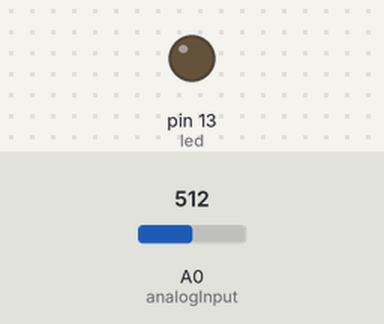
The sketch below on a simulated Arduino Uno, built for the host (arithmetic inside an expression is 32-bit, double 64-bit). Shown: output pins drawn as LEDs (lit = HIGH). The inputs (shaded band) are chosen by the test bench; at power-on: A0 (analogInput) = 512.

Above: at 0.1 s.
At 3.6 s:
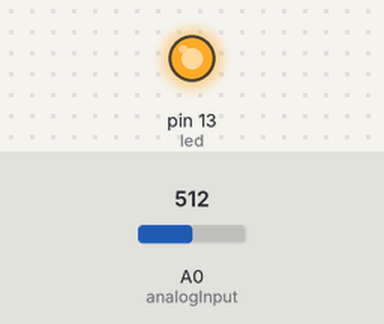
Timing chart, 0 to 8.2 s (numbered marks = the images above):
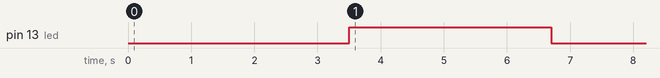

Measured:
- by itself, pin 13 (led): LOW → HIGH at 3.5 s, → LOW 3.2 s later

The sketch:

batman.ino
```cpp
#include <GSM.h>
#include <RunningMedian.h>
#include <LowPower.h>

#define GPRS_APN       "internet"
#define GPRS_LOGIN     ""
#define GPRS_PASSWORD  ""

// network
GSMClient client;
GPRS gprs;
GSM gsmAccess;
GSMModem modem;
int gsmStatus;
bool connected;

// batcave
char backend[] = "batman-test.aradolabs.com";
char backendApiPath[] = "/api/battery/testbattery/state";
int backendPort = 8080;
char batteryStateMessage[128];

// voltage measurement
int analogInput = A0;
float vout = 0.0;
float vin = 0.0;
float R1 = 30000.0;
float R2 = 7500.0;
int value = 0;
int centivolts = 0;
RunningMedian measurements = RunningMedian(7);

// device
int led = 13;
int sleepWait = 9999; // start sending/measuring immediately when arduino is powered on

void connectGSM()
{
  digitalWrite(3, HIGH); // battery save off

  while (gsmStatus != GPRS_READY)
  {
    gsmStatus = gsmAccess.begin();
    if (gsmStatus == GSM_READY) {
      gsmStatus = gprs.attachGPRS(GPRS_APN, GPRS_LOGIN, GPRS_PASSWORD);
      if (gsmStatus == CONNECTING) {
        // for some strange reason GPRS status can be connecting
        // even if already connected.
        gsmStatus = GPRS_READY;
      }
    }
    if (gsmStatus != GPRS_READY) {
      delay(1000);
    }
  } // connect loop
}

void shutdownGSM()
{
  gsmAccess.shutdown();
  digitalWrite(3, LOW); // battery save on
  gsmStatus = 0;
}

void measureVoltage()
{
  // read voltage 7 times and then take the median voltage
  measurements.clear();
  for (int i = 0; i < 7; i++)
  {
    value = analogRead(analogInput);
    vout = (value * 5.0) / 1024.0;
    vin = vout / (R2 / (R1 + R2)); // R1 and R2 are resistances in the voltage sensor
    measurements.add(vin);
    delay(500); //make 0,5 second distance between the measurements to make the measurements more accurate
  }
  centivolts = (int)(measurements.getMedian() * 100.0f);
}

void createBatteryStateMessage()
{
  sprintf(batteryStateMessage, "{ \"batteryState\": %d }", centivolts);
}

void writeBatteryStateUpdateRequest()
{
  client.print("PUT ");
  client.print(backendApiPath);
  client.print(" HTTP/1.1");
  client.println();
  client.print("Host: ");
  client.print(backend);
  client.println();
  client.println("Content-Type: application/json; charset=utf-8");
  client.print("Content-Length: ");
  client.print(strlen(batteryStateMessage));
  client.println();
  client.println();
  client.println(batteryStateMessage);
  client.println();
  client.println();
}

void sendMeasuredVoltageToBackend()
{
  if (client.connect(backend, backendPort)) {
    createBatteryStateMessage();
    writeBatteryStateUpdateRequest();
    client.stop();
  } // client.connect(backend, backendPort)
}

void setup()
{
  pinMode(analogInput, INPUT);
  pinMode(led, OUTPUT);
  shutdownGSM();
  modem.begin();
} // setup()

void loop()
{
  // 450 == hour, one sleepWait means 8 second
  if (sleepWait > 450)
  {
    measureVoltage();
    digitalWrite(led, HIGH);
    connectGSM();
    sendMeasuredVoltageToBackend();
    shutdownGSM();
    digitalWrite(led, LOW);
    sleepWait = 0;
  }
  LowPower.powerDown(SLEEP_8S, ADC_OFF, BOD_OFF);
  sleepWait++;
} // loop
```
